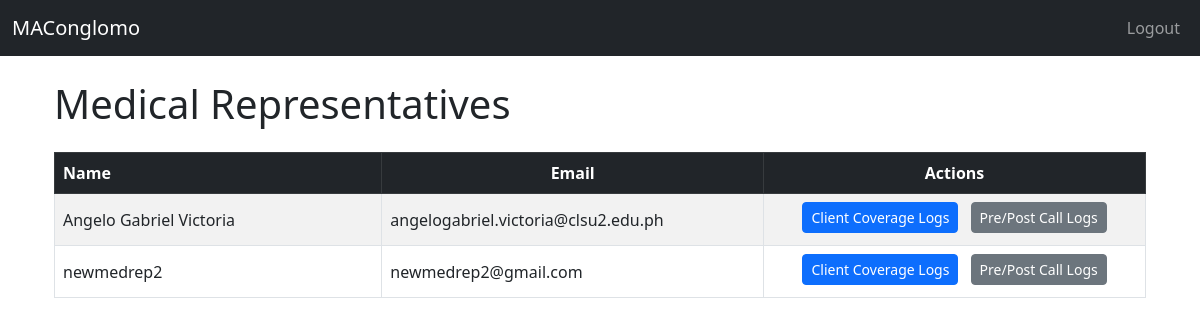
The app's page /admin/medreps.php (signed in) with its own data.
### tables this page shows
CREATE TABLE `users` (
  `id` int NOT NULL,
  `role_id` int NOT NULL,
  `full_name` varchar(150) DEFAULT NULL,
  `email` varchar(150) DEFAULT NULL,
  `password_hash` varchar(255) NOT NULL,
  `is_approved` tinyint(1) DEFAULT '0',
  `is_active` tinyint(1) DEFAULT '1',
  `created_at` datetime DEFAULT CURRENT_TIMESTAMP,
  `updated_at` datetime DEFAULT CURRENT_TIMESTAMP ON UPDATE CURRENT_TIMESTAMP,
  `must_change_password` tinyint(1) NOT NULL DEFAULT '0'
);

### admin/medreps.php (the view, shortened to what this page needs)
<?php
require_once __DIR__ . '/../config/database.php';
try {
    $stmt = $pdo->prepare("
        SELECT id, full_name, email
        FROM users
        WHERE role_id = :role_id AND is_approved = 1
        ORDER BY full_name ASC
    ");
    $stmt->execute(['role_id' => 3]);
    $medreps = $stmt->fetchAll(PDO::FETCH_ASSOC);
} catch (PDOException $e) {
    die("Database error: " . htmlspecialchars($e->getMessage()));
}
include __DIR__ . '/../inc/header.php';
?>
<div class="container mt-4">
    <h1 class="mb-4">Medical Representatives</h1>
    <?php if (empty($medreps)): ?>
        <div class="alert alert-info">No approved medical representatives found.</div>
    <?php else: ?>
        <div class="table-responsive">
            <table class="table table-striped table-bordered align-middle text-center">
                <thead class="table-dark">
                    <tr>
                        <th style="width: 30%;">Name</th>
                        <th style="width: 35%;">Email</th>
                        <th style="width: 35%;">Actions</th>
                    </tr>
                </thead>
                <tbody>
                    <?php foreach ($medreps as $m): ?>
                        <tr>
                            <td class="text-start"><?= htmlspecialchars($m['full_name']) ?></td>
                            <td class="text-start"><?= htmlspecialchars($m['email']) ?></td>
                            <td>
                                <a href="view_medrep.php?id=<?= urlencode($m['id']) ?>&log=clients"
                                    class="btn btn-primary btn-sm me-2 mb-1">
                                    Client Coverage Logs
                                </a>
                                <a href="view_medrep.php?id=<?= urlencode($m['id']) ?>&log=calls"
                                    class="btn btn-secondary btn-sm mb-1">
                                    Pre/Post Call Logs
                                </a>
                            </td>
                        </tr>
                    <?php endforeach; ?>
                </tbody>
            </table>
        </div>
    <?php endif; ?>
</div>
<?php include __DIR__ . '/../inc/footer.php'; ?>

### inc/header.php (style rules this page uses)
.table { table-layout: fixed; width: 100%; }
.table th, .table td { white-space: nowrap; overflow: hidden; text-overflow: ellipsis; text-align: center; }
.table th:nth-child(1), .table td:nth-child(1) { text-align: left; width: 20%; }
.table th:nth-child(2), .table td:nth-child(2) { width: 20%; }
.table th:nth-child(3), .table td:nth-child(3) { width: 10%; }

### records on screen
users: full_name "Angelo Gabriel Victoria", email "angelogabriel.victoria@clsu2.edu.ph"
users: full_name "newmedrep2", email "newmedrep2@gmail.com"
